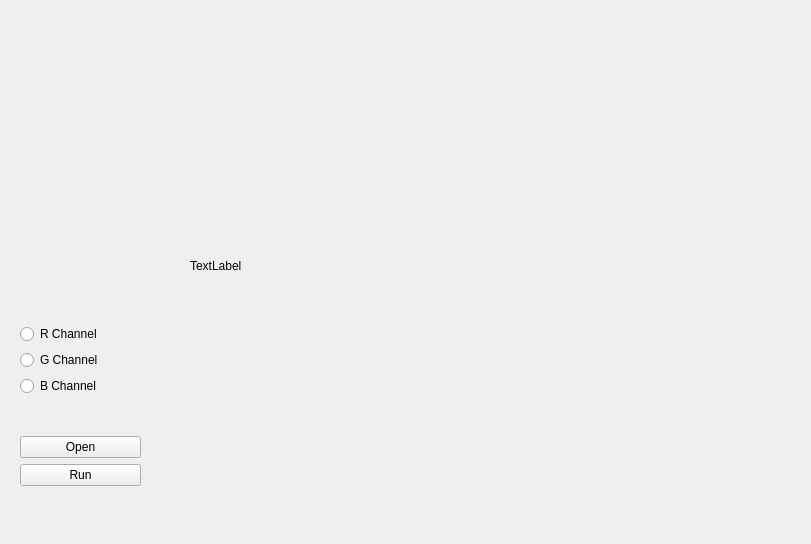
<?xml version="1.0" encoding="UTF-8"?>
<ui version="4.0">
 <class>SplitBGR</class>
 <widget class="QWidget" name="SplitBGR">
  <property name="geometry">
   <rect>
    <x>0</x>
    <y>0</y>
    <width>811</width>
    <height>544</height>
   </rect>
  </property>
  <property name="windowTitle">
   <string>Form</string>
  </property>
  <widget class="QLabel" name="label">
   <property name="geometry">
    <rect>
     <x>190</x>
     <y>60</y>
     <width>571</width>
     <height>411</height>
    </rect>
   </property>
   <property name="text">
    <string>TextLabel</string>
   </property>
  </widget>
  <widget class="QWidget" name="layoutWidget">
   <property name="geometry">
    <rect>
     <x>20</x>
     <y>290</y>
     <width>121</width>
     <height>231</height>
    </rect>
   </property>
   <layout class="QVBoxLayout" name="verticalLayout_3">
    <item>
     <layout class="QVBoxLayout" name="verticalLayout">
      <item>
       <widget class="QRadioButton" name="splitRradioButton">
        <property name="text">
         <string>R Channel</string>
        </property>
       </widget>
      </item>
      <item>
       <widget class="QRadioButton" name="splitGradioButton">
        <property name="text">
         <string>G Channel</string>
        </property>
       </widget>
      </item>
      <item>
       <widget class="QRadioButton" name="splitBradioButton">
        <property name="text">
         <string>B Channel</string>
        </property>
       </widget>
      </item>
     </layout>
    </item>
    <item>
     <layout class="QVBoxLayout" name="verticalLayout_2">
      <item>
       <widget class="QPushButton" name="openButton">
        <property name="text">
         <string>Open</string>
        </property>
       </widget>
      </item>
      <item>
       <widget class="QPushButton" name="runButton">
        <property name="text">
         <string>Run</string>
        </property>
       </widget>
      </item>
     </layout>
    </item>
   </layout>
  </widget>
 </widget>
 <resources/>
 <connections/>
</ui>
